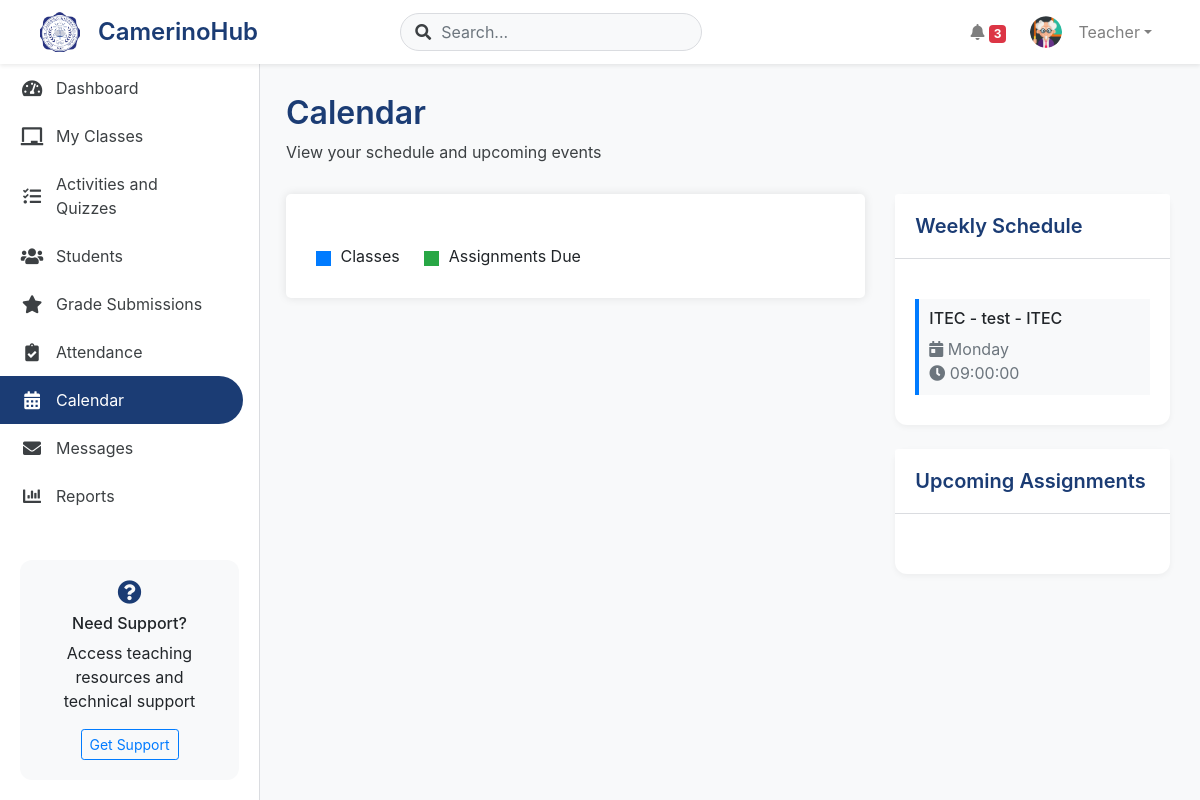
The page /Teacher/teacher_calendar.php (signed in) on the database its author committed.
### tables this page shows
CREATE TABLE `section_subjects` (
  `id` int(11) NOT NULL,
  `section_id` int(11) NOT NULL,
  `subject_id` int(11) NOT NULL,
  `teacher_id` int(11) NOT NULL,
  `academic_year_id` int(11) NOT NULL,
  `schedule_day` enum('Monday','Tuesday','Wednesday','Thursday','Friday') NOT NULL,
  `schedule_time` time NOT NULL,
  `status` enum('active','inactive') DEFAULT 'active',
  `created_at` timestamp NOT NULL DEFAULT current_timestamp(),
  `enrollment_code` varchar(10) DEFAULT NULL
);

### db/dbConnector.php (called while the page is built, shortened)
<?php
class DbConnector {
public $link;
public $messageLink;
function __construct($useMessageDb = false) {
        $host = 'localhost';
        $mainDb = 'camerinohub';
        $user = 'root';
        $pass = '';
        $this->link = mysqli_connect($host, $user, $pass, $mainDb);
        mysqli_set_charset($this->link, "utf8mb4");
    }
    function prepare($query, $useMessageDb = false) {
        $conn = $useMessageDb ? $this->messageLink : $this->link;
        $stmt = mysqli_prepare($conn, $query);
        return $stmt;
    }
}
?>

### Teacher/teacher_calendar.php (the view, shortened to what this page needs)
<?php
require_once('../db/dbConnector.php');
$db = new DbConnector();
$teacher_id = $_SESSION['teacher_id'];
$schedule_query = "SELECT
    ss.id as class_id,
    CONCAT(sec.section_name, ' - ', sub.subject_code) as section_name,
    sub.subject_code,
    sub.subject_name,
    ss.schedule_day,
    ss.schedule_time
FROM section_subjects ss
JOIN sections sec ON ss.section_id = sec.section_id
JOIN subjects sub ON ss.subject_id = sub.id
WHERE ss.teacher_id = ?
AND ss.status = 'active'
ORDER BY ss.schedule_day, ss.schedule_time";
$stmt = $db->prepare($schedule_query);
$stmt->bind_param("i", $teacher_id);
$stmt->execute();
$schedules = $stmt->get_result()->fetch_all(MYSQLI_ASSOC);
?>
<!DOCTYPE html>
<html lang="en">
<head>
    <link href="https://stackpath.bootstrapcdn.com/bootstrap/4.5.2/css/bootstrap.min.css" rel="stylesheet">
    <link href="https://cdnjs.cloudflare.com/ajax/libs/font-awesome/5.15.1/css/all.min.css" rel="stylesheet">
    <link href='https://cdnjs.cloudflare.com/ajax/libs/fullcalendar/3.10.2/fullcalendar.min.css' rel='stylesheet'>
    <link rel="stylesheet" href="css/dashboard-shared.css">
</head>
<body>
    <?php include 'includes/navigation.php'; ?>
    <div class="dashboard-container">
        <?php include 'includes/sidebar.php'; ?>
        <div class="main-content">
            <div class="content-header">
                <div class="d-flex justify-content-between align-items-center">
                    <div>
                        <h1>Calendar</h1>
                        <p>View your schedule and upcoming events</p>
                    </div>
                </div>
            </div>
            <div class="row">
                <div class="col-md-8">
                    <div class="calendar-container">
                        <div class="legend">
                            <div class="legend-item">
                                <span class="legend-color" style="background: #007bff;"></span>
                                Classes
                            </div>
                            <div class="legend-item">
                                <span class="legend-color" style="background: #28a745;"></span>
                                Assignments Due
                            </div>
                        </div>
                    </div>
                </div>
                <div class="col-md-4">
                    <div class="card">
                        <div class="card-header">
                            <h5 class="mb-0">Weekly Schedule</h5>
                        </div>
                        <div class="card-body">
                            <div class="schedule-list">
                                <?php foreach ($schedules as $schedule): ?>
                                    <div class="schedule-item">
                                        <h6><?php echo htmlspecialchars($schedule['subject_code'] . ' - ' . $schedule['section_name']); ?></h6>
                                        <div class="text-muted">
                                            <i class="fas fa-calendar-day"></i>
                                            <?php echo htmlspecialchars($schedule['schedule_day']); ?>
                                        </div>
                                        <div class="text-muted">
                                            <i class="fas fa-clock"></i>
                                            <?php echo htmlspecialchars($schedule['schedule_time']); ?>
                                        </div>
                                    </div>
                                <?php endforeach; ?>
                            </div>
                        </div>
                    </div>
                    <div class="card mt-4">
                        <div class="card-header">
                            <h5 class="mb-0">Upcoming Assignments</h5>
                        </div>
                        <div class="card-body">
                        </div>
                    </div>
                </div>
            </div>
        </div>
    </div>
</body>
</html>

### Teacher/css/dashboard-shared.css (style rules this page uses)
:root { --primary-color: #1B3C74; --secondary-color: #2AA7FF; --accent-color: #4285f4; --text-primary: #3c4043; --border-color: #dadce0; --hover-bg: #f8f9fa; --sidebar-width: 250px; }
.dashboard-container { display: flex; min-height: 100vh; padding-top: 64px; }
.main-content { flex: 1; margin-left: 256px; padding: 30px; background: #f8f9fa; }
.card { border: none; border-radius: 12px; box-shadow: 0 2px 6px rgba(0,0,0,0.05); transition: transform 0.3s ease, box-shadow 0.3s ease; }
.card-header { background: white; border-bottom: 1px solid var(--border-color); padding: 20px; }
.card-header h5 { margin: 0; color: var(--primary-color); font-weight: 600; }
.content-header { margin-bottom: 30px; }
.content-header h1 { color: var(--primary-color); font-size: 2rem; font-weight: 600; margin-bottom: 8px; }
.content-header p { color: var(--text-primary); margin: 0; }

### Teacher/teacher_calendar.php (style rules this page uses)
.calendar-container { background: #fff; padding: 20px; border-radius: 5px; box-shadow: 0 0 10px rgba(0,0,0,0.1); }
.schedule-list { margin-top: 20px; }
.schedule-item { padding: 10px; border-left: 4px solid #007bff; margin-bottom: 10px; background: #f8f9fa; }
.legend { margin-top: 20px; padding: 10px; }
.legend-item { display: inline-block; margin-right: 20px; }
.legend-color { display: inline-block; width: 15px; height: 15px; margin-right: 5px; vertical-align: middle; }

### rows shown on the page
section_subjects: section_name "ITEC - test - ITEC", schedule_day "Monday", schedule_time "09:00:00"

### other values the page prints
$userData['firstname'] "Teacher"
